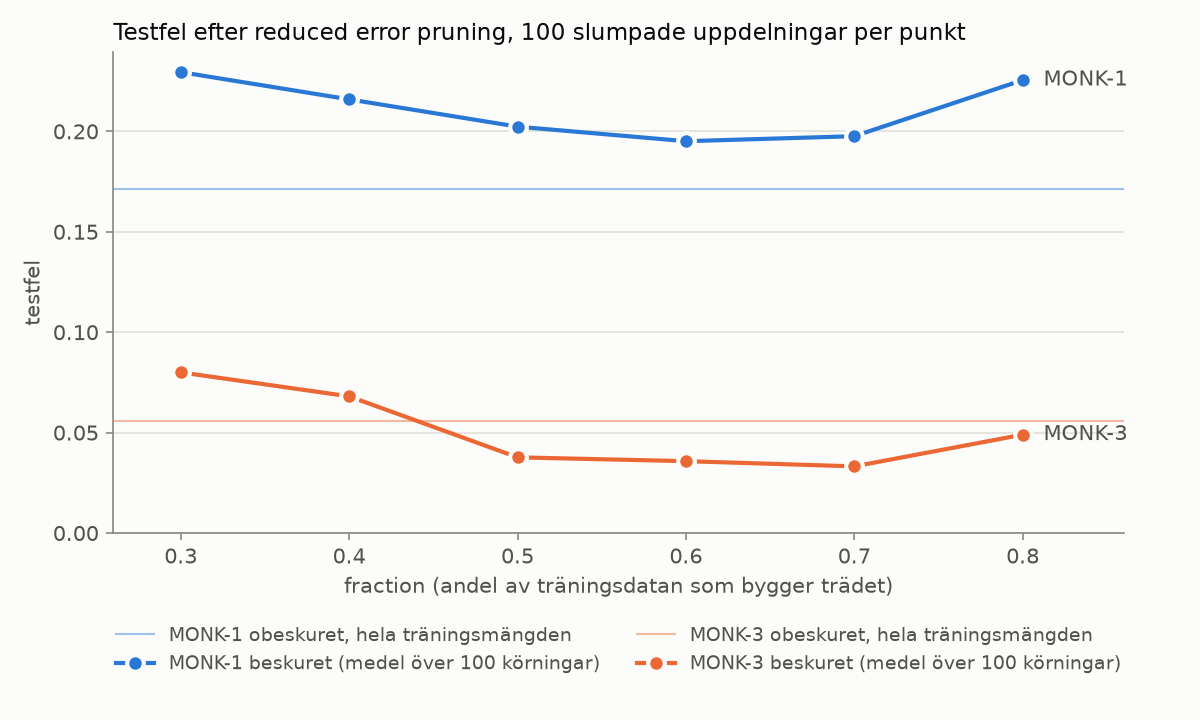

Here is the Python script that generated this plot:
import random
from statistics import mean, stdev

import matplotlib
matplotlib.use("Agg")
import matplotlib.pyplot as plt

from dtree import allPruned, buildTree, check
from monkdata import attributes, monk1, monk1test, monk3, monk3test

FRACTIONS = [0.3, 0.4, 0.5, 0.6, 0.7, 0.8]
RUNS = 100
DATASETS = [
    ("MONK-1", monk1, monk1test, "#2a78d6"),
    ("MONK-3", monk3, monk3test, "#eb6834"),
]


def partition(data, fraction):
    ldata = list(data)
    random.shuffle(ldata)
    breakPoint = int(len(ldata) * fraction)
    return ldata[:breakPoint], ldata[breakPoint:]


def prune(tree, validation):
    accuracy = check(tree, validation)
    while candidates := allPruned(tree):
        bestAccuracy, best = max(((check(t, validation), t) for t in candidates), key=lambda s: s[0])
        # ties are accepted: at equal validation accuracy the smaller tree wins
        if bestAccuracy < accuracy:
            break
        tree, accuracy = best, bestAccuracy
    return tree


random.seed(2421)
results = {}
for name, train, test, _ in DATASETS:
    fullError = 1 - check(buildTree(train, attributes), test)
    rows = []
    for fraction in FRACTIONS:
        pruned, unpruned = [], []
        for _ in range(RUNS):
            t, v = partition(train, fraction)
            tree = buildTree(t, attributes)
            unpruned.append(1 - check(tree, test))
            pruned.append(1 - check(prune(tree, v), test))
        rows.append((fraction, mean(pruned), stdev(pruned), mean(unpruned)))
    results[name] = (fullError, rows)

    print(f"\n======== {name} (unpruned, full training set: {fullError:.4f}) ========")
    print("fraction  pruned mean  pruned std  unpruned mean (same partition)")
    for fraction, m, s, u in rows:
        print(f"{fraction:8}  {m:11.4f}  {s:10.4f}  {u:10.4f}")
    best = min(rows, key=lambda r: r[1])
    print(f"best fraction: {best[0]} (mean test error {best[1]:.4f})")

SURFACE, INK, INK_2, MUTED, GRID = "#fcfcfb", "#0b0b0b", "#52514e", "#898781", "#e1e0d9"
fig, ax = plt.subplots(figsize=(8, 4.8), facecolor=SURFACE)
ax.set_facecolor(SURFACE)
for name, _, _, color in DATASETS:
    fullError, rows = results[name]
    xs = [r[0] for r in rows]
    ax.axhline(fullError, color=color, linewidth=1, alpha=0.45, zorder=1,
               label=f"{name} obeskuret, hela träningsmängden")
    ax.plot(xs, [r[1] for r in rows], color=color, linewidth=2, marker="o", markersize=8,
            markeredgecolor=SURFACE, markeredgewidth=2, zorder=3,
            label=f"{name} beskuret (medel över {RUNS} körningar)")
    ax.annotate(name, (xs[-1], rows[-1][1]), xytext=(10, 0), textcoords="offset points",
                va="center", color=INK_2, fontsize=10)

ax.set_xticks(FRACTIONS)
ax.set_xlim(0.26, 0.86)
ax.set_ylim(bottom=0)
ax.set_xlabel("fraction (andel av träningsdatan som bygger trädet)", color=INK_2)
ax.set_ylabel("testfel", color=INK_2)
ax.set_title(f"Testfel efter reduced error pruning, {RUNS} slumpade uppdelningar per punkt",
             color=INK, fontsize=11, loc="left")
ax.grid(axis="y", color=GRID, linewidth=0.8)
ax.set_axisbelow(True)
for side in ("top", "right"):
    ax.spines[side].set_visible(False)
for side in ("left", "bottom"):
    ax.spines[side].set_color(MUTED)
ax.tick_params(colors=MUTED, labelcolor=INK_2)
ax.legend(frameon=False, fontsize=9, labelcolor=INK_2, ncol=2,
          loc="upper center", bbox_to_anchor=(0.5, -0.16))
fig.tight_layout()
fig.savefig("assignment_7.png", dpi=150, facecolor=SURFACE)
